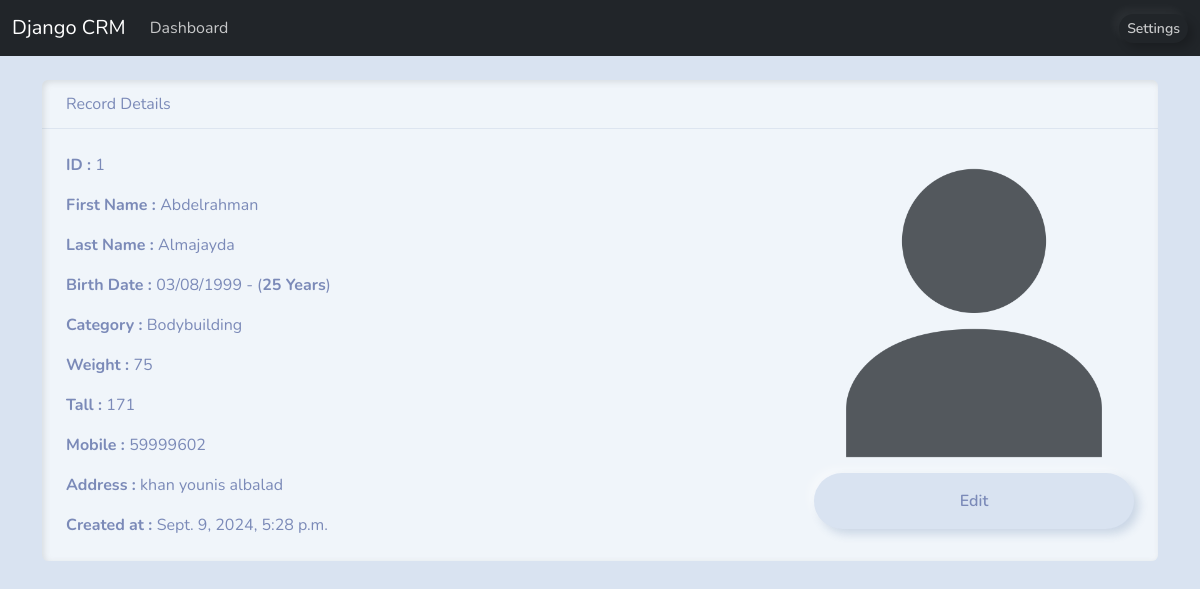
The app's page /view-record/1/ (signed in) with its own data.
### webapp/models.py (models this page shows, shortened)
class Record(models.Model):
    first_name = models.CharField(max_length=255)
    last_name = models.CharField(max_length=255)
    birth_date = models.DateField(auto_now=False)
    category = models.ForeignKey(Category , on_delete=models.SET_NULL , null = True)
    weight = models.IntegerField()
    tall = models.IntegerField()
    mobile = models.CharField(max_length=13)
    address= models.CharField(max_length=500)
    created_at = models.DateTimeField(auto_now_add=True)
    def get_age(self):
        today = date.today()
        age = today.year - self.birth_date.year - ((today.month, today.day) < (self.birth_date.month, self.birth_date.day))
        return age
    class Meta:
        ordering = ["-created_at"]

class Category(models.Model):
    name = models.CharField(max_length=50)
    crated_at = models.DateTimeField(auto_now_add=True)
    def __str__(self):
        return self.name

### webapp/views.py (the view)
# urls.py: path('view-record/<int:id>/',views.view_record,name='view-record'),
@login_required
def view_record(request,id):
    record = get_object_or_404(Record,pk=id)
    return render(request,'view_record.html',{'record':record})

### webapp/templates/view_record.html (shortened to what this page needs)
{% extends 'base.html' %}
{% block content %}
<div class="container">
    <br>
    <div class="card border-primary bg-light mb-3">
        <div class="card-header">
            Record Details
        </div>
        <div class="card-body d-flex justify-content-between">
          <div>
            <p class="card-text"><strong>ID : </strong>{{record.id}}</p>
            <p class="card-text"><strong>First Name : </strong>{{record.first_name}}</p>
            <p class="card-text"><strong>Last Name : </strong>{{record.last_name}}</p>
            <p class="card-text"><strong>Birth Date : </strong>{{record.birth_date | date:'d/m/Y'}} - (<strong>{{record.get_age}} Years</strong>)</p>
            <p class="card-text"><strong>Category : </strong>{{record.category}}</p>
            <p class="card-text"><strong>Weight : </strong>{{record.weight}}</p>
            <p class="card-text"><strong>Tall : </strong>{{record.tall}}</p>
            <p class="card-text"><strong>Mobile : </strong>{{record.mobile}}</p>
            <p class="card-text"><strong>Address : </strong>{{record.address}}</p>
            <p class="card-text"><strong>Created at : </strong>{{record.created_at}}</p>
          </div>
          <div style="max-width: 20rem;" class="text-center">
            {% load static %}
            <img src="{% static 'imgs/user.png' %}" width="100%">
            <a href="{% url 'edit-record' id=record.id %}" class="btn btn-warning w-100">Edit</a>
          </div>
        </div>
      </div>
</div>
{% endblock content %}

### records on screen
Record: id "1", first_name "Abdelrahman", last_name "Almajayda", birth_date "03/08/1999", get_age "25", category "Bodybuilding", weight "75", tall "171", mobile "59999602", address "khan younis albalad", created_at "Sept. 9, 2024, 5:28 p.m."
